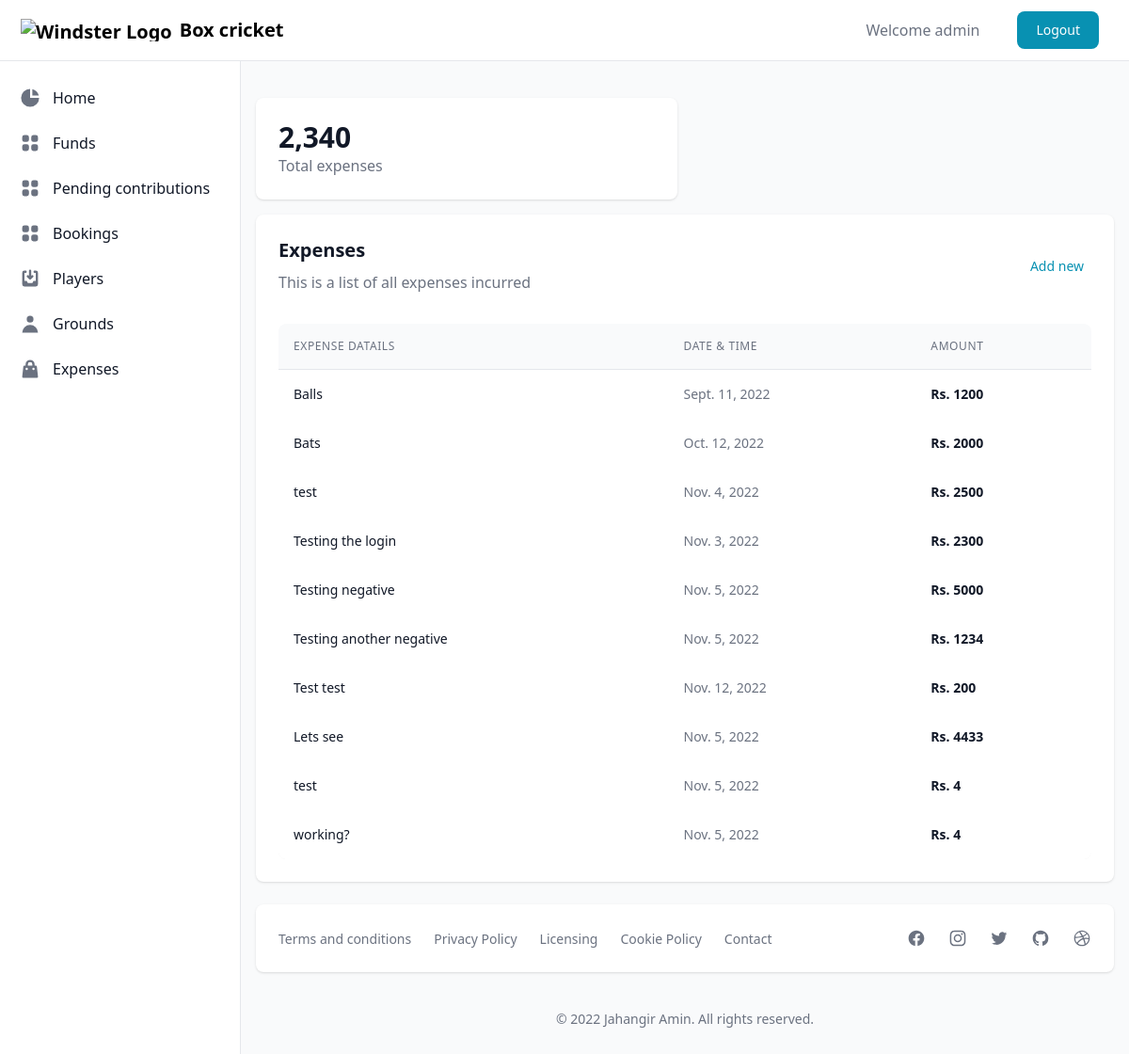
The app's page /expenses/ (signed in) with its own data.
### core/models.py (models this page shows)
class Expense(models.Model):
    date = models.DateField()
    name = models.CharField(max_length=200)
    amount = models.IntegerField()

### core/views.py (the view, shortened to what this page needs)
# urls.py: path('expenses/', views.expenses, name='expenses'),
@login_required(login_url='login')
def expenses(request):
    if request.method == 'GET':
        expenses = Expense.objects.all()
        expense_sum = expenses.aggregate(Sum('amount'))
        print(expense_sum)
        context = {
            'expenses' : expenses,
            'expense_sum': expense_sum
        }
        return render(request, 'expenses.html', context)

### core/templates/expenses.html
{% extends 'main.html' %}
{% block main %}
<div class="mt-4 w-full grid grid-cols-1 md:grid-cols-2 xl:grid-cols-3 gap-4">
    <div class="bg-white shadow rounded-lg p-4 sm:p-6 xl:p-8 ">
        <div class="flex items-center">
            <div class="flex-shrink-0">
                <span class="text-2xl sm:text-3xl leading-none font-bold text-gray-900">2,340</span>
                <h3 class="text-base font-normal text-gray-500">Total expenses</h3>
            </div>
        </div>
    </div>
</div>
<div class="bg-white shadow rounded-lg p-4 sm:p-6 xl:p-8">
    <div class="mb-4 flex items-center justify-between">
        <div>
            <h3 class="text-xl font-bold text-gray-900 mb-2">Expenses</h3>
            <span class="text-base font-normal text-gray-500">This is a list of all expenses incurred</span>
        </div>
        <div class="flex-shrink-0">
            <a href={% url 'add_expense' %} class="text-sm font-medium text-cyan-600 hover:bg-gray-100 rounded-lg p-2">Add new</a>
        </div>
    </div>
    <div class="flex flex-col mt-8">
        <div class="overflow-x-auto rounded-lg">
            <div class="align-middle inline-block min-w-full">
            <div class="shadow overflow-hidden sm:rounded-lg">
                <table class="min-w-full divide-y divide-gray-200">
                    <thead class="bg-gray-50">
                        <tr>
                        <th scope="col" class="p-4 text-left text-xs font-medium text-gray-500 uppercase tracking-wider">
                            Expense datails
                        </th>
                        <th scope="col" class="p-4 text-left text-xs font-medium text-gray-500 uppercase tracking-wider">
                            Date & Time
                        </th>
                        <th scope="col" class="p-4 text-left text-xs font-medium text-gray-500 uppercase tracking-wider">
                            Amount
                        </th>
                        </tr>
                    </thead>
                    <tbody class="bg-white">
                        {% for expense in expenses %}
                            <tr>
                                <td class="p-4 whitespace-nowrap text-sm font-normal text-gray-900">
                                    {{expense.name}}
                                </td>
                                <td class="p-4 whitespace-nowrap text-sm font-normal text-gray-500">
                                    {{expense.date}}
                                </td>
                                <td class="p-4 whitespace-nowrap text-sm font-semibold text-gray-900">
                                    Rs. {{expense.amount}}
                                </td>
                            </tr>
                        {% endfor %}
                    </tbody>
                </table>
            </div>
            </div>
        </div>
    </div>
</div>
{% endblock main %}

### core/templates/main.html (shortened to what this page needs)
<!doctype html>
<html>
<head>
  <script src="https://cdn.tailwindcss.com"></script>
</head>
<body>
   <div>
    <nav class="bg-white border-b border-gray-200 fixed z-30 w-full">
       <div class="px-3 py-3 lg:px-5 lg:pl-3">
          <div class="flex items-center justify-between">
             <div class="flex items-center justify-start">
                <a href={% url 'home' %} class="text-xl font-bold flex items-center lg:ml-2.5">
                <img src="https://demo.themesberg.com/windster/images/logo.svg" class="h-6 mr-2" alt="Windster Logo">
                <span class="self-center whitespace-nowrap">Box cricket</span>
                </a>
             </div>
             <div class="flex items-center">
                {% if user.is_authenticated %}
                <div class="flex items-center">
                   <span class="text-base font-normal text-gray-500 mr-5">Welcome {{request.user}}</span>
                </div>
                <a href={% url 'logout' %} class="inline-flex ml-5 text-white bg-cyan-600 hover:bg-cyan-700 focus:ring-4 focus:ring-cyan-200 font-medium rounded-lg text-sm px-5 py-2.5 text-center items-center mr-3">
                   Logout
                </a>
                {% endif %}
             </div>
          </div>
       </div>
    </nav>
    <div class="flex overflow-hidden bg-white pt-16">
       <aside id="sidebar" class="fixed hidden z-20 h-full top-0 left-0 pt-16 flex lg:flex flex-shrink-0 flex-col w-64 transition-width duration-75" aria-label="Sidebar">
          <div class="relative flex-1 flex flex-col min-h-0 border-r border-gray-200 bg-white pt-0">
             <div class="flex-1 flex flex-col pt-5 pb-4 overflow-y-auto">
                <div class="flex-1 px-3 bg-white divide-y space-y-1">
                   <ul class="space-y-2 pb-2">
                      <li>
                         <a href={% url 'home' %} class="text-base text-gray-900 font-normal rounded-lg flex items-center p-2 hover:bg-gray-100 group">
                            <svg class="w-6 h-6 text-gray-500 group-hover:text-gray-900 transition duration-75" fill="currentColor" viewBox="0 0 20 20" xmlns="http://www.w3.org/2000/svg">
                               <path d="M2 10a8 8 0 018-8v8h8a8 8 0 11-16 0z"></path>
                               <path d="M12 2.252A8.014 8.014 0 0117.748 8H12V2.252z"></path>
                            </svg>
                            <span class="ml-3">Home</span>
                         </a>
                      </li>
                      <li>
                        <a href={% url 'funds' %} class="text-base text-gray-900 font-normal rounded-lg hover:bg-gray-100 flex items-center p-2 group ">
                           <span class="ml-3 flex-1 whitespace-nowrap">Funds</span>
                        </a>
                     </li>
                     <li>
                        <a href={% url 'pending_contributions' %} class="text-base text-gray-900 font-normal rounded-lg hover:bg-gray-100 flex items-center p-2 group ">
                           <span class="ml-3 flex-1 whitespace-nowrap">Pending contributions</span>
                        </a>
                     </li>
                      <li>
                         <a href={% url 'bookings' %} class="text-base text-gray-900 font-normal rounded-lg hover:bg-gray-100 flex items-center p-2 group ">
                            <span class="ml-3 flex-1 whitespace-nowrap">Bookings</span>
                         </a>
                      </li>
                      <li>
                         <a href={% url 'players' %} class="text-base text-gray-900 font-normal rounded-lg hover:bg-gray-100 flex items-center p-2 group ">
                            <span class="ml-3 flex-1 whitespace-nowrap">Players</span>
                         </a>
                      </li>
                      <li>
                         <a href={% url 'grounds' %} class="text-base text-gray-900 font-normal rounded-lg hover:bg-gray-100 flex items-center p-2 group ">
                            <svg class="w-6 h-6 text-gray-500 flex-shrink-0 group-hover:text-gray-900 transition duration-75" fill="currentColor" viewBox="0 0 20 20" xmlns="http://www.w3.org/2000/svg">
                               <path fill-rule="evenodd" d="M10 9a3 3 0 100-6 3 3 0 000 6zm-7 9a7 7 0 1114 0H3z" clip-rule="evenodd"></path>
                            </svg>
                            <span class="ml-3 flex-1 whitespace-nowrap">Grounds</span>
                         </a>
                      </li>
                      <li>
                         <a href={% url 'expenses' %} class="text-base text-gray-900 font-normal rounded-lg hover:bg-gray-100 flex items-center p-2 group ">
                            <span class="ml-3 flex-1 whitespace-nowrap">Expenses</span>
                         </a>
                      </li>
                   </ul>
                </div>
             </div>
          </div>
       </aside>
       <div id="main-content" class="h-full w-full bg-gray-50 relative overflow-y-auto lg:ml-64">
          <main>
            <div class="pt-6 px-4">
               <div class="w-full grid gap-4">
                  {% block main %}
                  {% endblock main %}
               </div>
            </div>
          </main>
          <footer class="bg-white md:flex md:items-center md:justify-between shadow rounded-lg p-4 md:p-6 xl:p-8 my-6 mx-4">
             <ul class="flex items-center flex-wrap mb-6 md:mb-0">
                <li><a href="#" class="text-sm font-normal text-gray-500 hover:underline mr-4 md:mr-6">Terms and conditions</a></li>
                <li><a href="#" class="text-sm font-normal text-gray-500 hover:underline mr-4 md:mr-6">Privacy Policy</a></li>
                <li><a href="#" class="text-sm font-normal text-gray-500 hover:underline mr-4 md:mr-6">Licensing</a></li>
                <li><a href="#" class="text-sm font-normal text-gray-500 hover:underline mr-4 md:mr-6">Cookie Policy</a></li>
                <li><a href="#" class="text-sm font-normal text-gray-500 hover:underline">Contact</a></li>
             </ul>
             <div class="flex sm:justify-center space-x-6">
                <a href="#" class="text-gray-500 hover:text-gray-900">
                </a>
                <a href="#" class="text-gray-500 hover:text-gray-900">
                </a>
                <a href="#" class="text-gray-500 hover:text-gray-900">
                </a>
                <a href="#" class="text-gray-500 hover:text-gray-900">
                </a>
                <a href="#" class="text-gray-500 hover:text-gray-900">
                </a>
             </div>
          </footer>
          <p class="text-center text-sm text-gray-500 my-10">
             &copy; 2022 <a href="https://jahangiramin.com" class="hover:underline" target="_blank">Jahangir Amin</a>. All rights reserved.
          </p>
       </div>
    </div>
   </div>
</body>
</html>

### records on screen
Expense: name "Balls", date "Sept. 11, 2022", amount "1200"
Expense: name "Bats", date "Oct. 12, 2022", amount "2000"
Expense: name "test", date "Nov. 4, 2022", amount "2500"
Expense: name "Testing the login", date "Nov. 3, 2022", amount "2300"
Expense: name "Testing negative", date "Nov. 5, 2022", amount "5000"
Expense: name "Testing another negative", date "Nov. 5, 2022", amount "1234"
Expense: name "Test test", date "Nov. 12, 2022", amount "200"
Expense: name "Lets see", date "Nov. 5, 2022", amount "4433"
Expense: name "test", date "Nov. 5, 2022", amount "4"
Expense: name "working?", date "Nov. 5, 2022", amount "4"

### other values on screen
{{ request.user }} "admin"
